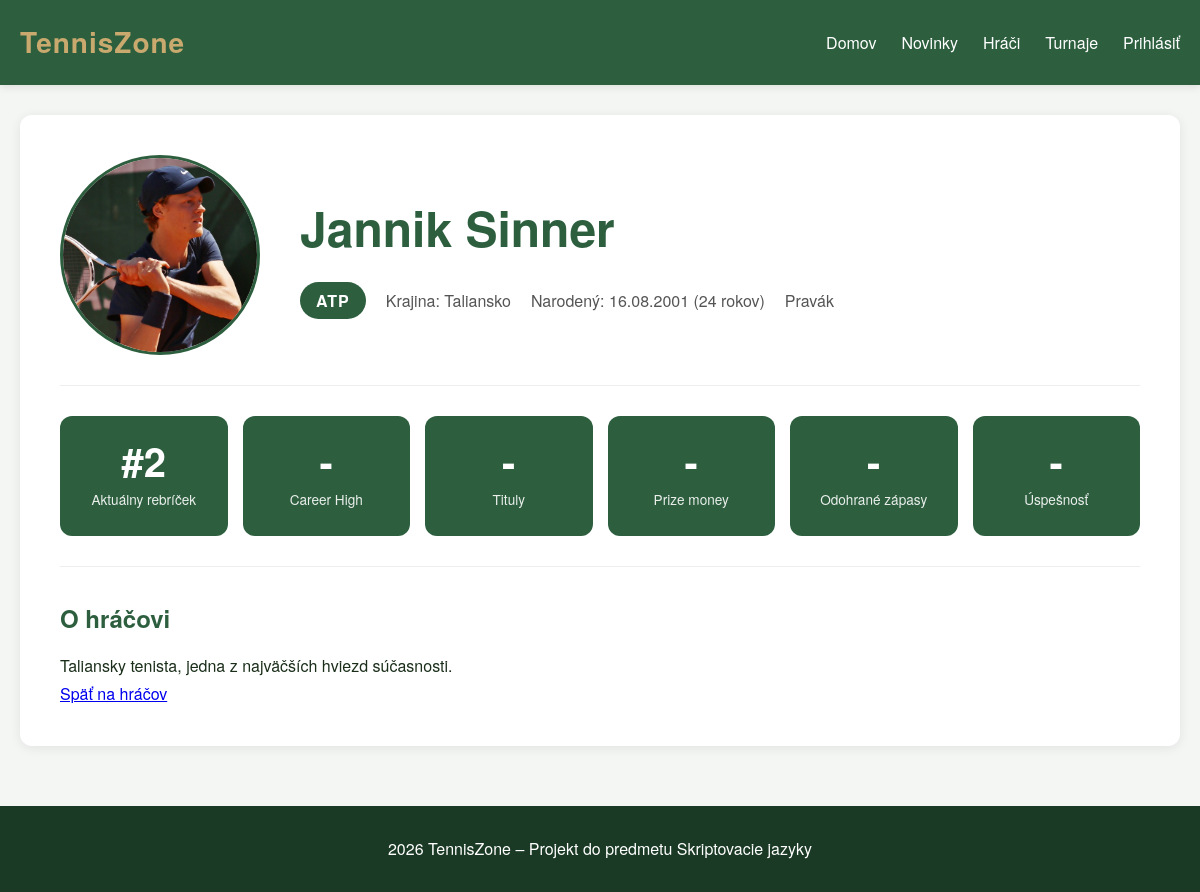
Screenshot of /public/templates/player-detail.php?id=2 with the database file from the repository.
### tables this page shows
CREATE TABLE IF NOT EXISTS players (
    id INT AUTO_INCREMENT PRIMARY KEY,
    name VARCHAR(100) NOT NULL,
    country VARCHAR(50),
    ranking INT,
    birth_date DATE,
    bio TEXT,
    image VARCHAR(255),
    created_at TIMESTAMP DEFAULT CURRENT_TIMESTAMP
);

### app/autoload.php (called while the page is built, shortened)
<?php
spl_autoload_register(function (string $class): void {
    $prefixes = [
        'App\\Core\\'   => __DIR__ . '/app/core/',
        'App\\Models\\' => __DIR__ . '/app/models/',
    ];
    foreach ($prefixes as $prefix => $baseDir) {
        $len = strlen($prefix);
        if (strncmp($class, $prefix, $len) !== 0) {
            continue;
        }
        $relative = substr($class, $len);
        $file = $baseDir . str_replace('\\', '/', $relative) . '.php';
    }
});

### app/core/Database.php (called while the page is built, shortened)
<?php
class Database {
    private $host = 'localhost';
    private $dbname = 'tenniszone1';
    private $username = 'root';
    private $password = '';
    private \PDO $connection;
    public function __construct() {
        try {
            $dsn = "mysql:host={$this->host};dbname={$this->dbname};charset=utf8mb4";
            $this->connection = new \PDO($dsn, $this->username, $this->password);
            $this->connection->setAttribute(\PDO::ATTR_ERRMODE, \PDO::ERRMODE_EXCEPTION);
            $this->connection->setAttribute(\PDO::ATTR_DEFAULT_FETCH_MODE, \PDO::FETCH_OBJ);
        } catch (\PDOException $e) {
            echo "Chyba pripojenia: " . $e->getMessage();
        }
    }
    public function getConnection() {
        return $this->connection;
    }
}

### app/models/Player.php (called while the page is built, shortened)
<?php
class Player {
    private $db;
    public function __construct() {
        $database = new Database();
        $this->db = $database->getConnection();
    }
    public function find($id) {
        $sql = "SELECT * FROM players WHERE id = :id";
        $stmt = $this->db->prepare($sql);
        $stmt->execute(['id' => $id]);
        return $stmt->fetch();
    }
}

### public/templates/player-detail.php (the view, shortened to what this page needs)
<?php include __DIR__ . '/partials/autoload.php';
?>
<?php include __DIR__ . '/partials/header.php';
$id = (int) ($_GET['id'] ?? 0);
$playerObj = new Player();
$player = $playerObj->find($id);
$age = '';
if (!empty($player->birth_date)) {
    $birth = new DateTime($player->birth_date);
    $today = new DateTime();
    $age = $today->diff($birth)->y;
}
?>
<div class="player-profile">
    <div class="player-header">
        <div class="player-avatar">
            <?php if (!empty($player->image)): ?>
                <img src="../assets/images/players/<?php echo htmlspecialchars($player->image); ?>"
                     alt="<?php echo htmlspecialchars($player->name); ?>">
            <?php endif; ?>
        </div>
        <div class="player-info">
            <h1><?php echo htmlspecialchars($player->name); ?></h1>
            <div class="player-meta">
                <span class="badge-tour">ATP</span>
                <?php if (!empty($player->country)): ?>
                    <span class="meta-item">Krajina: <?php echo htmlspecialchars($player->country); ?></span>
                <?php endif; ?>
                <?php if (!empty($player->birth_date)): ?>
                    <span class="meta-item">Narodený: <?php echo date('d.m.Y', strtotime($player->birth_date)); ?> (<?php echo $age; ?> rokov)</span>
                <?php endif; ?>
                <span class="meta-item">Pravák</span>
            </div>
        </div>
    </div>
    <div class="player-stats">
        <div class="tennis-stat">
            <div class="stat-value">#<?php echo htmlspecialchars($player->ranking ?? '-'); ?></div>
            <div class="stat-label">Aktuálny rebríček</div>
        </div>
        <div class="tennis-stat">
            <div class="stat-value"><?php echo htmlspecialchars($player->career_high ?? '-'); ?></div>
            <div class="stat-label">Career High</div>
        </div>
        <div class="tennis-stat">
            <div class="stat-value"><?php echo htmlspecialchars($player->titles ?? '-'); ?></div>
            <div class="stat-label">Tituly</div>
        </div>
        <div class="tennis-stat">
            <div class="stat-value"><?php echo htmlspecialchars($player->prize_money ?? '-'); ?></div>
            <div class="stat-label">Prize money</div>
        </div>
        <div class="tennis-stat">
            <div class="stat-value"><?php echo htmlspecialchars($player->matches_played ?? '-'); ?></div>
            <div class="stat-label">Odohrané zápasy</div>
        </div>
        <div class="tennis-stat">
            <div class="stat-value"><?php echo htmlspecialchars($player->matches_won ?? '-'); ?></div>
            <div class="stat-label">Úspešnosť</div>
        </div>
    </div>
    <?php if (!empty($player->bio)): ?>
        <div class="player-bio">
            <h2>O hráčovi</h2>
            <p><?php echo nl2br(htmlspecialchars($player->bio)); ?></p>
        </div>
    <?php endif; ?>
    <p><a href="players.php">Späť na hráčov</a></p>
</div>
<?php include __DIR__ . '/partials/footer.php'; ?>

### public/assets/css/style.css (style rules this page uses)
* { box-sizing: border-box; margin: 0; padding: 0; }
body { font-family: 'Helvetica Neue', Arial, sans-serif; background: #f4f6f4; color: #1a2e1a; line-height: 1.6; }
h1 { font-size: 2.5rem; color: #2d5f3f; margin-bottom: 10px; }
h2 { font-size: 1.5rem; color: #2d5f3f; margin-bottom: 12px; }
.player-profile { background: white; border-radius: 12px; padding: 40px; box-shadow: 0 2px 12px rgba(0,0,0,0.08); margin: 30px 0; }
.player-header { display: flex; align-items: center; gap: 40px; padding-bottom: 30px; border-bottom: 1px solid #eee; flex-wrap: wrap; }
.player-avatar { width: 200px; height: 200px; border-radius: 50%; border: 3px solid #2d5f3f; background: white; display: flex; align-items: center; justify-content: center; overflow: hidden; flex-shrink: 0; }
.player-avatar img { width: 100%; height: 100%; object-fit: cover; }
.player-info h1 { font-size: 3rem; margin-bottom: 15px; }
.player-meta { display: flex; align-items: center; gap: 20px; flex-wrap: wrap; color: #555; }
.badge-tour { background: #2d5f3f; color: white; padding: 6px 16px; border-radius: 20px; font-weight: 700; letter-spacing: 1px; }
.player-stats { display: grid; grid-template-columns: repeat(auto-fit, minmax(160px, 1fr)); gap: 15px; margin-top: 30px; }
.tennis-stat { background: #2d5f3f; color: white; border-radius: 12px; padding: 25px 15px; text-align: center; }
.tennis-stat .stat-value { font-size: 2.5rem; font-weight: 800; line-height: 1; margin-bottom: 8px; }
.tennis-stat .stat-label { font-size: 0.85rem; opacity: 0.9; }
.player-bio { margin-top: 30px; padding-top: 30px; border-top: 1px solid #eee; line-height: 1.8; }
.player-avatar img { object-fit: cover; object-position: top; }

### rows the page displays
players: image (picture), name "Jannik Sinner", country "Taliansko", birth_date "16.08.2001", birth_date "24", ranking "2", bio "Taliansky tenista, jedna z najväčších hviezd súčasnosti."

### other values shown
$player->career_high "-"
$player->titles "-"
$player->prize_money "-"
$player->matches_played "-"
$player->matches_won "-"
